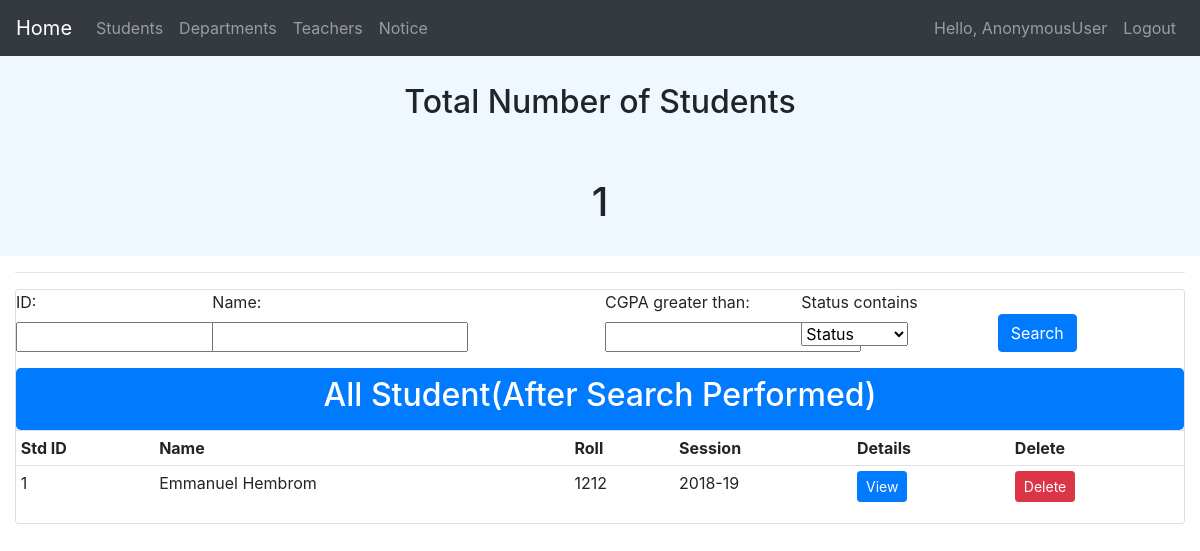
The page /nav_stu_list/ on the database as committed earlier.
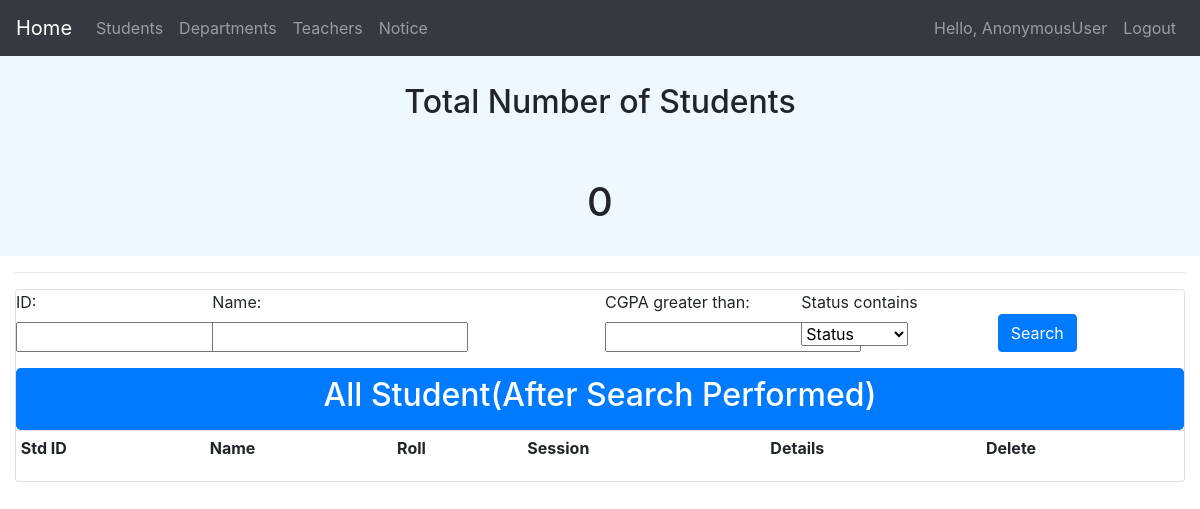
The same page on the database as committed later.
### base/models.py (models this page shows, shortened)
class Student(models.Model):
    STATUS=(
            ('Regular','Regular'),
            ('Ex-Student','Ex-Student'),
        )
    name=models.CharField(max_length=30,null=False)
    hsc_roll=roll=models.CharField(max_length=10,null=True,unique=True)
    hsc_reg=models.CharField(max_length=16,null=True,unique=True)
    reg_no=models.CharField(max_length=16,null=True,unique=True,blank=True)
    roll=models.CharField(max_length=10,null=True,unique=True,blank=True)
    session=models.CharField(max_length=10,null=True)
    email=models.EmailField()
    phone=models.CharField(max_length=20,null=True)
    dob=models.CharField(max_length=30,null=True,blank=True)
    address=models.CharField(max_length=50,null=True)
    fathers_name=models.CharField(max_length=30,null=True)
    mothers_name=models.CharField(max_length=30,null=True)
    guardian_phone=models.CharField(max_length=20,null=True)
    description=models.CharField(max_length=3000,null=True,blank=True)
    status=models.CharField(max_length=40,null=True,default='Regular',choices=STATUS)
    CGPA = models.FloatField(null=True,blank=True,validators=[MinValueValidator(0.0), MaxValueValidator(4.0)])
    result_description=models.CharField(default="No Details Available now.",max_length=3000,null=True,blank=True)

### base/views.py (the view)
# urls.py: path('nav_stu_list/',views.nav_stu_list,name="nav_stu_list"),
def nav_stu_list(request):
    students=Student.objects.all().order_by('-id')
    myFilter=StudentFilter(request.GET, queryset=students)
    students=myFilter.qs
    total_std=students.count()
    context={'myFilter':myFilter,'students':students,'total_std':total_std,'title': 'Students'}
    return render(request,'base/nav_stu_list.html',context)

### base/templates/base/nav_stu_list.html (shortened to what this page needs)
{% extends 'main.html' %}
{%block content%}
<div class="container-sm" id="header">
    <h2>Total Number of {{title}}</h2>
</div>
<div class="container-sm" id="header">
    <h1>{{total_std}}</h1>
</div>
<div class="col-md">
          <hr>
          <div class="card card_body" style="font-size:">
               <form method="get">
                    <div class="form-row">
                        <div class="form-group col-md-2">
                            {{ myFilter.form.id.label_tag }}
                            <br>
                            {{ myFilter.form.id }}
                        </div>
                        <div class="form-group col-md-2">
                            {{ myFilter.form.name.label_tag }}<br>
                            {{ myFilter.form.name }}
                        </div>
                        <div class="form-group col-md-2">
                            {{ myFilter.form.dept.label_tag }}<br>
                        </div>
                        <div class="form-group col-md-2">
                            {{ myFilter.form.CGPA_gt.label_tag }}<br>
                            {{ myFilter.form.CGPA_gt }}
                        </div>
                        <div class="form-group col-md-2">
                            <label for="{{ myFilter.form.status.label }}" class="form-label">{{ myFilter.form.status.label }}</label><br>
                            {{ myFilter.form.status }}
                        </div>
                        <div class="form-group col-md-2 d-flex align-items-end">
                            <button type="submit" class="btn btn-primary">Search</button>
                        </div>
                    </div>
                </form>
              <div class ="btn-primary btn-lg btn-block" style="text-align:center;"><h2>All Student(After Search Performed) {{text}}</h2></div>
              <table class="table table-sm">
                  <tr>
                       <th>Std ID</th>
                       <th>Name</th>
                       <th>Roll</th>
                       <th>Session</th>
                       <th>Details</th>
                       <th>Delete</th>
                  </tr>
                  {%for student in students%}
                        <tr>
                           <td>{{student.id}}</td>
                           <td>{{student.name}}</td>
                           <td>{{student.roll}}</td>
                           <td>{{student.session}}</td>
                           <td><a class="btn btn-primary btn-sm" href="{% url 'student_info' student.id %}">View</a></td>
                           <td><a class="btn btn-danger btn-sm" href="{% url 'delete_student' student.id %}">Delete</a></td>
                        </tr>
                  {%endfor%}
                </table>
         </div>
</div>
{%endblock%}

### templates/main.html (shortened to what this page needs)
<!DOCTYPE html>
<html>
    <head>
        <link rel="stylesheet" href="https://cdn.jsdelivr.net/npm/bootstrap@4.0.0/dist/css/bootstrap.min.css">
    </head>
    <body>
       {% include "navbar.html" %}
        {%block content%}
        {%endblock%}
       <br>
    </body>
</html>

### templates/navbar.html (shortened to what this page needs)
<nav class="navbar navbar-expand-lg navbar-dark bg-dark">
  <a class="navbar-brand" href="{% url 'home' %}">Home</a>
  <div class="collapse navbar-collapse" id="navbarNav">
    <ul class="navbar-nav mr-auto">
      <li class="nav-item">
        <a class="nav-link" href="{% url 'nav_stu_list' %}">Students</a>
      </li>
      <li class="nav-item">
        <a class="nav-link" href="{}">Departments</a>
      </li>
       <li class="nav-item">
          <a class="nav-link" href="{}">Teachers</a>
       </li>
        <li class="nav-item">
          <a class="nav-link" href="{}">Notice</a>
        </li>
    </ul>
    <ul class="navbar-nav ml-auto">
      <li class="nav-item">
        <span class="navbar-text mr-2">Hello, {{ request.user }}</span>
      </li>
      <li class="nav-item">
        <a class="nav-link" href="{% url 'logout' %}">Logout</a>
      </li>
    </ul>
  </div>
</nav>

### base/templates/base/nav_stu_list.html (style rules this page uses)
#header { background-color: aliceblue; min-height: 100px; display: flex; align-items: center; justify-content: center; }

Rows that differ between the two databases and show on the page:
removed Student: id "1", name "Emmanuel Hembrom", roll "1212", session "2018-19"
Other text that changed with them:
{{ total_std }}: "1" → "0"
